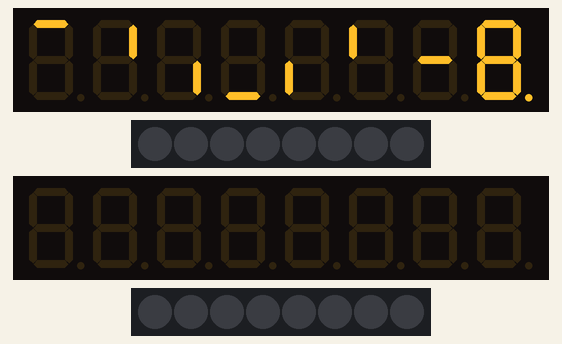
Simulated run of this sketch. Board: Arduino Uno, built with avr-gcc and run on an emulated ATmega328P. Shown: 2 × 8-digit seven-segment display, 2 × 8 RGB LEDs in strip order, left to right.

Above: at 0.1 s.
At 0.5 s:
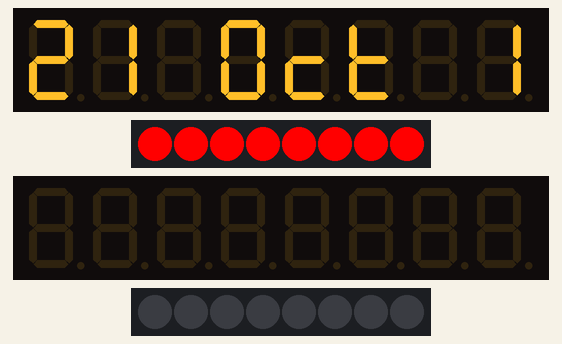
At 5.6 s:
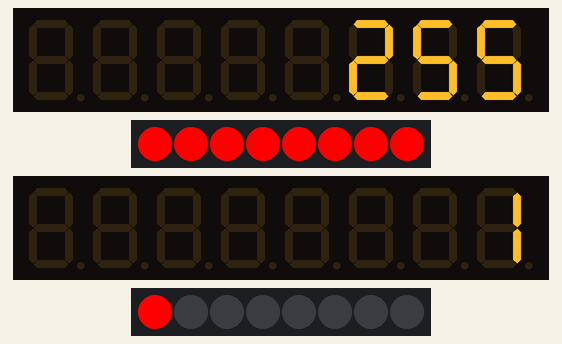
At 14.06 s:
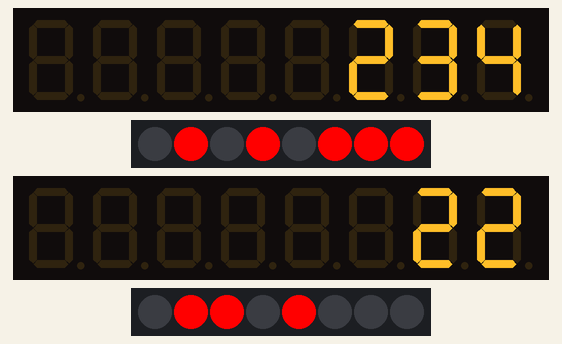
At 22.52 s:
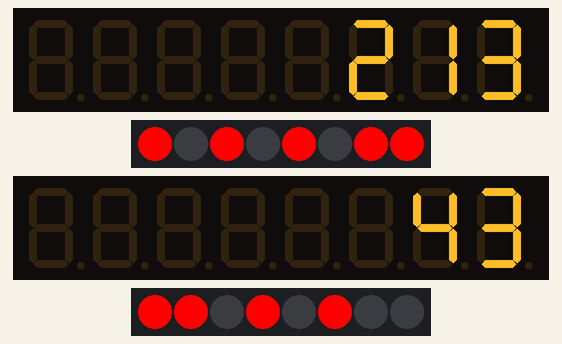
At 39.43 s:
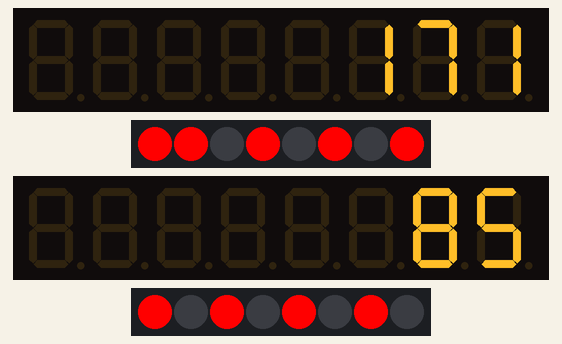
Timing chart, 0 to 40.0 s (numbered marks = the images above):
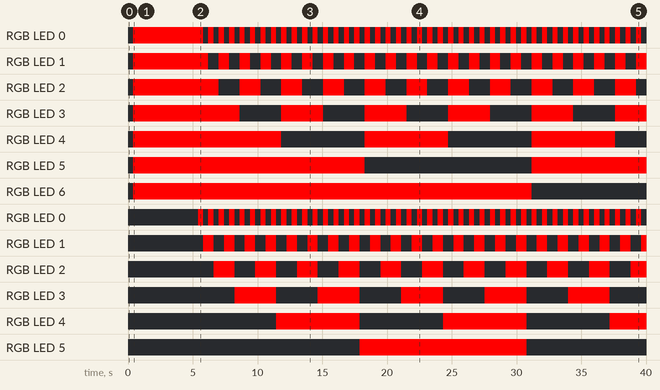

Measured:
- by itself, RGB LED 0: repeats every 0.81 s: off 0.40 s, RGB(255, 0, 0) 0.40 s
- by itself, RGB LED 1: repeats every 1.6 s: off 0.81 s, RGB(255, 0, 0) 0.81 s
- by itself, RGB LED 2: repeats every 3.2 s: off 1.6 s, RGB(255, 0, 0) 1.6 s
- by itself, RGB LED 3: repeats every 6.4 s: off 3.2 s, RGB(255, 0, 0) 3.2 s
- by itself, RGB LED 4: repeats every 12.9 s: off 6.4 s, RGB(255, 0, 0) 6.4 s
- by itself, RGB LED 5: off → RGB(255, 0, 0) at 0.40 s, → off 17.9 s later, → RGB(255, 0, 0) 12.9 s later
- by itself, RGB LED 6: off → RGB(255, 0, 0) at 0.40 s, → off 30.8 s later
- by itself, RGB LED 2: alternates RGB(255, 0, 0) for 1.6 s and off for 1.6 s

The sketch:

tm1638-test.ino
```cpp
// https://github.com/rjbatista/tm1638-library
#include <TM1638.h>

// define 2 modules on data pin 8, clock pin 9 and strobe pin 6 and 7
// activate is true, brightness is 1
TM1638 display_a(8, 9, 6, true, 1);
TM1638 display_b(8, 9, 7, true, 1);

unsigned long a = 1;

void setup() {
  byte values[] = { 1, 2, 4, 8, 16, 32, 64, 255, 0 };
  display_b.setDisplay(values);
  delay(400);

  display_b.setDisplayToHexNumber(0x1234ABCD, 0xF0);
  display_b.setLED(1, 1);
  display_b.setLEDs(255);
  //delay(400);
}

void loop() {
  display_b.setDisplayToString("21 Oct 1985");
  delay(5000);
  for (a = 1; a <= 100000000; a++) {

    byte led_bit_map = a % 256;
    display_a.setLEDs(led_bit_map);
    display_b.setLEDs(256 - led_bit_map);

    display_a.setDisplayToDecNumber(led_bit_map, 0, false);
    display_b.setDisplayToDecNumber(256 - led_bit_map, 0, false);


    delay(400);
  }
}
```
